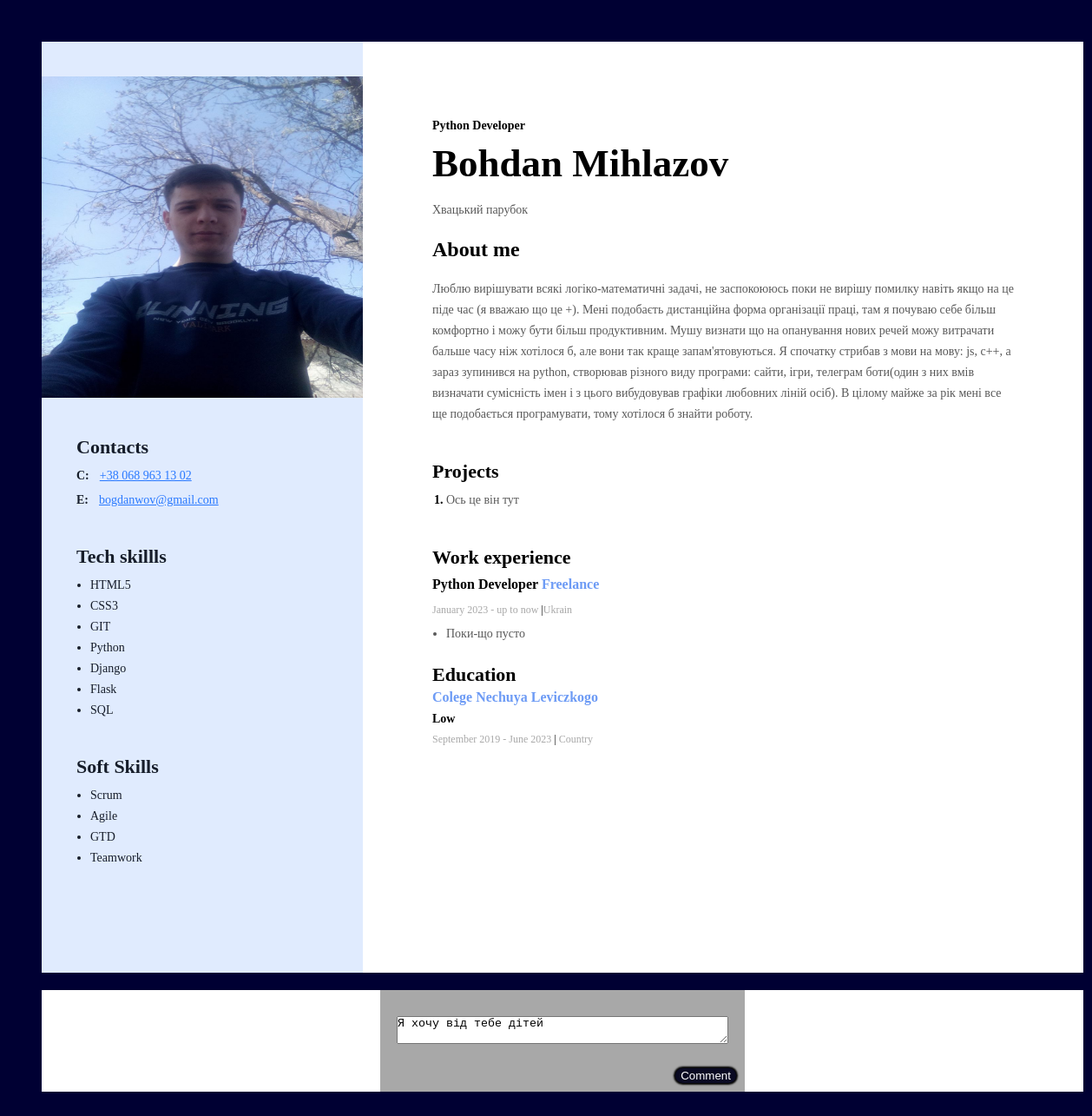
Before: /resume/ (signed in) with the older database file.
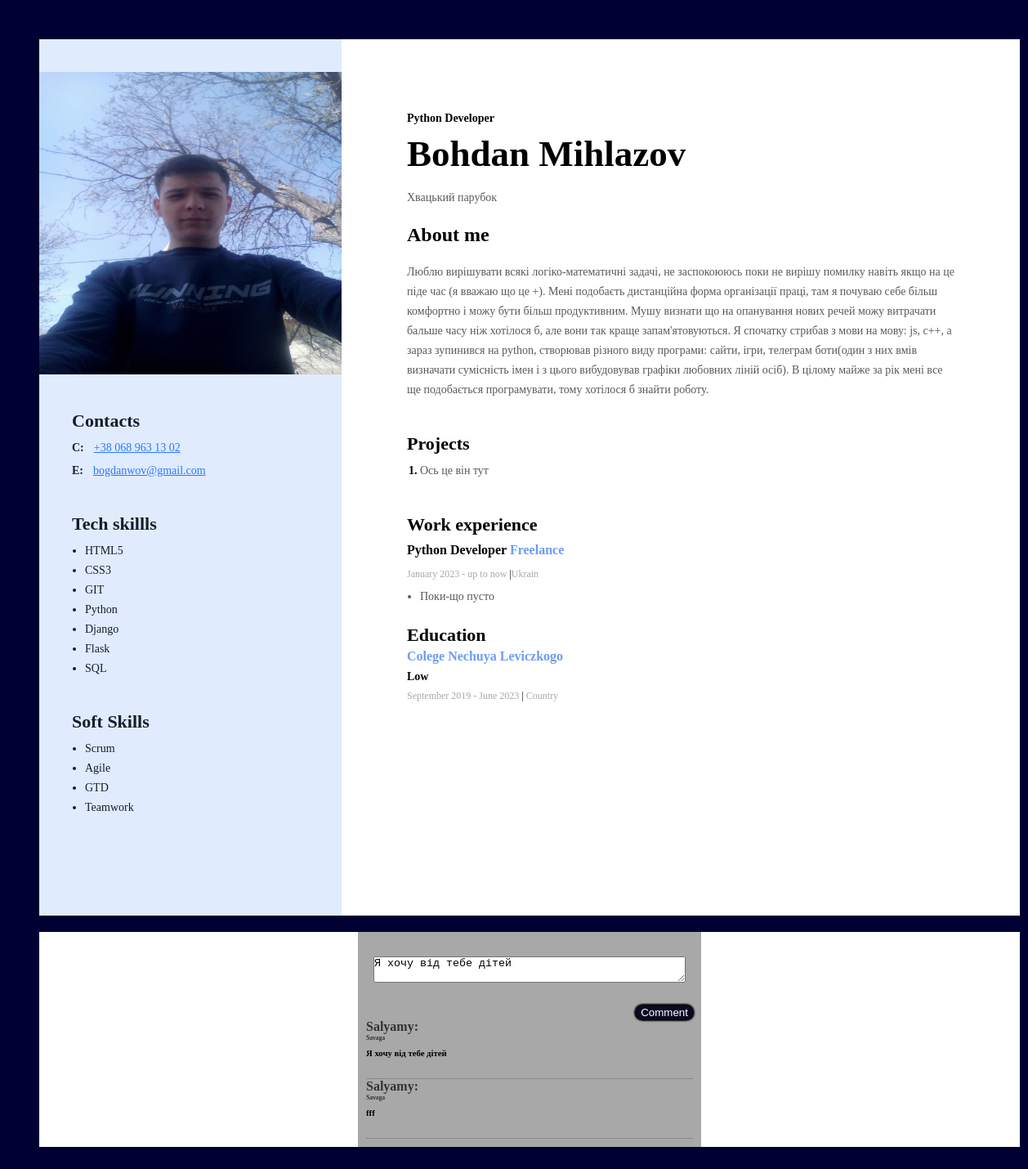
After: the same page with the newer database file.
### tables this page shows
CREATE TABLE comments (id INTEGER REFERENCES users (id), comment TEXT);

CREATE TABLE users (id INTEGER PRIMARY KEY AUTOINCREMENT, NickName TEXT DEFAULT людина, password INTEGER, rang TEXT);

### main.py (the view)
@app.route("/resume/", methods = ["POST", "GET"])
def resume():
    if "userLogged" not in session:
        abort(401)
    db = get_db()
    dbase = FDataBase(db)
    if request.method == "POST":
        res = dbase.addPost(request.form.get("commentar"), session["userLogged"])
        return redirect(url_for('resume'))
    return render_template("resume.html", comment = dbase.get_comment())

### db.py (called while the page is built)
    def get_comment(self):
        query = "SELECT comments.comment, users.NickName, users.Rang\
         FROM comments\
         JOIN users ON comments.id = users.id\
         ORDER BY comments.ROWID DESC;"
        try:
            self.__cur.execute(query )
            res = self.__cur.fetchall()
            if res: return res
        except:
            print("error")
        return []

### main.py (called while the page is built)
def connect_db():
    conn = sqlite3.connect(app.config["DATABASE"])
    conn.row_factory = sqlite3.Row
    return conn

def get_db():
    if not hasattr(g, 'link_db'):
        g.link_db = connect_db()
    return g.link_db

### templates/resume.html (shortened to what this page needs)
<!DOCTYPE html>
<html lang="en">
<head>
    <link rel="stylesheet" href="{{ url_for('static', filename='css/style.css') }}">
    <link rel="stylesheet" href="{{ url_for('static', filename = 'css/style.css') }}">
</head>
<body>
    <div class="wrapper">
        <div class="main-content">
            <div class="my-info">
                <h2 class="my-profeshen">Python Developer</h2>
                <h1 class="my-name">Bohdan Mihlazov</h1>
                <p class="my-descr">Хвацький парубок</p>
                <h2>About me</h2>
                <p class="my-descr">Люблю вирішувати всякі логіко-математичні задачі, не заспокоююсь поки не вирішу помилку навіть якщо на це піде час
                (я вважаю що це +). Мені подобаєть дистанційна форма організації праці, там я почуваю себе більш комфортно
                і можу бути більш продуктивним. Мушу визнати що на опанування нових речей можу витрачати бальше часу ніж хотілося б,
                але вони так краще запам'ятовуються. Я спочатку стрибав з мови на мову: js, с++, а зараз зупинився на python,
                створював різного виду програми: сайти, ігри, телеграм боти(один з них вмів визначати сумісність імен і з цього
                вибудовував
                графіки любовних ліній осіб). В цілому майже за рік мені все ще подобається програмувати, тому хотілося б знайти роботу.
                </p>
            </div>
            <div class="my-projects-conteiner">
                <h3 class="my-projects-title">Projects</h3>
                <ol class="my-projects-list">
                    <li class="my-project-item">
                        <span class="my-projects-tech">Ось це він тут</span>
                    </li>
                </ol>
            </div>
            <div>
                <h3 class="work-expirience-title">Work experience</h3>
                <div class="work-expirience-conteiner">
                    <h4 class="work-expirience-compani">Python Developer <span class="compani-name">Freelance</span>
                    </h4>
                    <p class="work-expirience-period">January 2023 - up to now <span
                            class="work-expirience-period-separator">|</span>Ukrain</p>
                    <ul class="work-expirience-duti-list">
                        <li class="work-expirience-duti-item">Поки-що пусто</li>
                    </ul>
                </div>
            </div>
            <div>
                <h3 class="my-education-title">Education</h3>
                <p class="my-education-osvita">Colege Nechuya Leviczkogo</p>
                <p class="my-facultet">Low</p>
                <p class="my-education-period">
                    September 2019 - June 2023 <span class="my-education-period-separator">|</span> Country
                </p>
            </div>
        </div>
        <aside class="sidebar">
            <img src="{{ url_for('static', filename = 'img/My_photo.jpg') }}" alt="My photo" width="370px" height="370">
            <div class="saidbar-content">
                <div class="conteiners-sidebar">
                    <h3 class="sidebar-titles">Contacts</h3>
                    <p class="contacts-item">
                        <span class="contacts-type">C:</span>
                        <a class="contacts-linck" href="tel:+380689631302">+38 068 963 13 02</a>
                    </p>
                    <p class="contacts-item">
                        <span class="contacts-type">E:</span>
                        <a class="contacts-linck" href="mailto:bogdanwov@gmail.com">bogdanwov@gmail.com</a>
                    </p>
                </div>
                <div class="conteiners-sidebar">
                    <h3 class="sidebar-titles">Tech skillls</h3>
                    <ul class="skils-list">
                        <li class="skils-list-item">HTML5</li>
                        <li class="skils-list-item">CSS3</li>
                        <li class="skils-list-item">GIT</li>
                        <li class="skils-list-item">Python</li>
                        <li class="skils-list-item">Django</li>
                        <li class="skils-list-item">Flask</li>
                        <li class="skils-list-item">SQL</li>
                    </ul>
                </div>
                <div class="conteiners-sidebar">
                    <h3 class="sidebar-titles">Soft Skills</h3>
                    <ul class="skils-list">
                        <li class="skils-list-item">Scrum</li>
                        <li class="skils-list-item">Agile</li>
                        <li class="skils-list-item">GTD</li>
                        <li class="skils-list-item">Teamwork</li>
                    </ul>
                </div>
            </div>
        </aside>
    </div>
    <div class="comments">
        <div class="coments_chaild">
            <form action="/resume" method="post">
                <textarea type="text" name="commentar" id="" maxlength="200" required>Я хочу від тебе дітей</textarea><br>
                <button type="submit">Comment</button>
            </form>
        {% for com in comment %}
        <div class="comment">
            <h4> {{com.NickName}}: </h2>
            <p> {{com.Rang}} </p>
            <h6> {{ com.comment }}</h6>
        </div>
        {% endfor %}
    </div>
    </div>
</body>
</html>

### static/css/style.css (style rules this page uses)
body { background: #003; padding: 40px 40px 40px 40px; }
ul, ol { margin-top: 0; margin-bottom: 0; }
.wrapper { width: 1200px; display: flex; flex-direction: row-reverse; background: #FFF; margin: 0 auto; }
.main-content { padding: 88px 80px 40px 80px; box-sizing: border-box; width: 100%; }
.sidebar { width: 370px; background: #E0EBFE; padding-top: 40px; padding-bottom: 40px; box-sizing: border-box; }
.saidbar-content { padding:40px 40px 40px; box-sizing: border-box; }
.sidebar-titles { color: #161D2A; font-size: 22px; font-weight: 700; line-height: normal; margin-top: 0; margin-bottom: 8px; }
.contacts-type { color: #161D2A; font-size: 14px; font-weight: 700; line-height: 24px; margin-right: 8px; }
.contacts-linck { color: #2979FF; font-size: 14px; font-weight: 400; line-height: 24px; text-decoration-line: underline; }
.contacts-item { margin-top: 0; margin-bottom: 4px; }
.conteiners-sidebar { margin-bottom: 40px; }
.skils-list { padding-left: 16px; }
.skils-list-item { color: #161D2A; font-size: 14px; font-weight: 400; line-height: 24px; }
.my-profeshen { color: #000; font-size: 14px; font-weight: 700; line-height: 17px; margin-top: 0; margin-bottom: 8px; }
.my-name { color: #000; font-size: 45px; font-weight: 700; line-height: 55px; margin-top: 0; margin-bottom: 12px; }
.my-descr { color: #595959; font-size: 14px; font-weight: 400; line-height: 24px; }
.my-info { margin-bottom: 40px; }
.my-projects-title { color: #000; font-size: 22px; font-weight: 700; line-height: 27px; margin-top: 0; margin-bottom: 8px; }
.my-projects-list { padding-left: 16px; }
.my-project-item { color: #000; font-size: 14px; font-weight: 700; line-height: 24px; }
.my-projects-tech { color: #595959; font-family: Montserrat; font-size: 14px; font-style: normal; font-weight: 400; line-height: 24px; }
.my-projects-conteiner { margin-bottom: 40px; }
.work-expirience-title { color: #000; font-size: 22px; font-weight: 700; line-height: 27px; margin-top: 0; margin-bottom: 8px; }
.work-expirience-compani { color: #000; font-size: 16px; font-weight: 700; line-height: 20px; margin-top: 0; margin-bottom: 12px; }
.compani-name { color: #6D9BF5; }
.work-expirience-period { color: #A8A8A8; font-size: 12px; font-weight: 400; line-height: 15px; margin-bottom: 8px; }
.work-expirience-period-separator { color: #000; }
.work-expirience-duti-list { padding-left: 16px; }
.work-expirience-duti-item { color: #595959; font-size: 14px; font-weight: 400; line-height: 24px; }
.work-expirience-conteiner { margin-bottom: 12px; }
.my-education-title { color: #000; font-size: 22px; font-weight: 700; line-height: normal; margin-bottom: 4px; }
.my-education-osvita { color: #6D9BF5; font-size: 16px; font-weight: 700; line-height: normal; margin-top: 0; margin-bottom: 8px; }
.my-facultet { color: #000; font-size: 14px; font-weight: 700; line-height: normal; margin-top: 0; margin-bottom: 8px; }
.my-education-period { color: #A8A8A8; font-size: 12px; font-weight: 400; line-height: normal; margin-top: 0; margin-bottom: 8px; }
.my-education-period-separator { color: #000000; }
.comments { width: 1200px; background: #FFF; margin: 0 auto; margin-left: auto; margin-right: auto; }
form { text-align: right; }
.coments_chaild { margin-top:20px ; padding: 10px; background: #A8A8A8; width: 400px; margin-left: auto; margin-right: auto; }
textarea { display: flex; align-items: center; margin-left: auto; margin-right: auto; margin-top: 20px; padding: 0; width: 380px; }
button { margin-top: 10px; display: inline-block; background-color:#0a0a23; color: #fff; border:none; border-radius:10px; box-shadow: 0px 0px 2px 2px rgb(0,0,0); }
.comment { border-bottom: 1px solid #888; }
.comment p { color: #0e0202; font-size: 8px; margin: 0; margin-bottom: 8px; }
.comment h4 { margin: 0; color: #333; }
h6 { margin-top: 0; }

Changed rows visible on the page:
now on this page (row edited): comments: NickName "Salyamy", Rang "Savaga", comment "Я хочу від тебе дітей"
now on this page (row edited): comments: NickName "Salyamy", Rang "Savaga", comment "fff"
